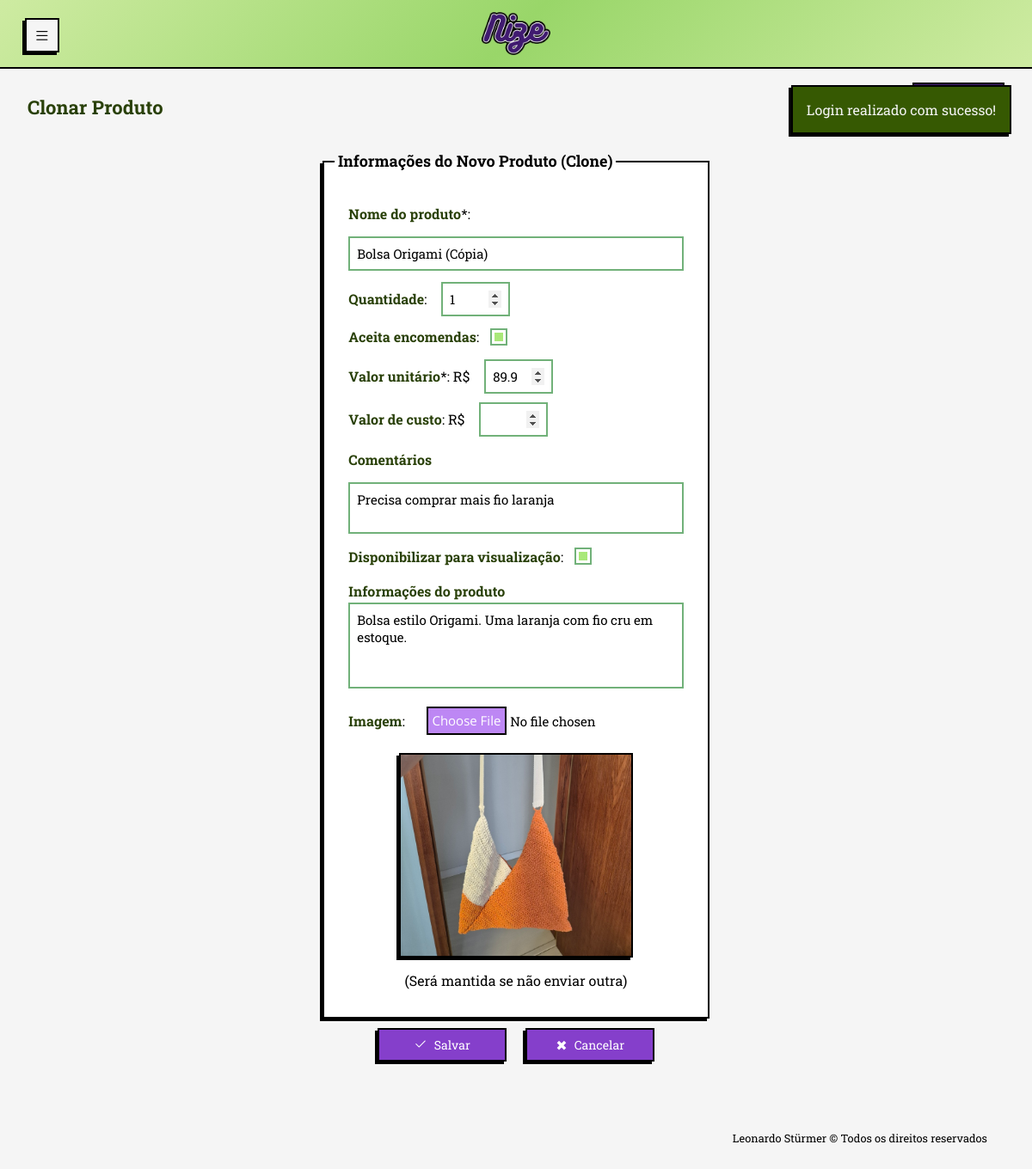
/php/view/produtos/clonar_produto.php?id=11 (signed in), run on the app's committed database.
### tables this page shows
CREATE TABLE produtos (
            id_produto INTEGER PRIMARY KEY AUTOINCREMENT NOT NULL,
            id_usuario INTEGER NOT NULL,
            nome TEXT NOT NULL,
            valor_unitario REAL NOT NULL,
            quantidade INTEGER NULL,
            imagem TEXT NULL,
            aceita_encomenda INTEGER NULL,
            descricao TEXT NULL,
            valor_custo REAL NULL,
            aceita_visualizacao INTEGER NULL,
            created_at TIMESTAMP NOT NULL DEFAULT CURRENT_TIMESTAMP, comentario,
            FOREIGN KEY (id_usuario) REFERENCES usuario (id_usuario)
    );

### php/persistence/conexaoBanco.class.php (called while the page is built, shortened)
<?php
class ConexaoBanco extends PDO {
    private static $instancia = null;
    public static function getInstancia() {
        if (!isset(self::$instancia)) {
            try {
                $caminhoBanco = __DIR__ . '/nize_database.db';
                $dsn = "sqlite:" . $caminhoBanco;
                self::$instancia = new ConexaoBanco($dsn, null, null);
                self::$instancia->setAttribute(PDO::ATTR_ERRMODE, PDO::ERRMODE_EXCEPTION);
                self::$instancia->setAttribute(PDO::ATTR_DEFAULT_FETCH_MODE, PDO::FETCH_ASSOC);
            } catch (PDOException $e) {
                $msg_erro = urlencode("Erro ao conectar com o banco SQLite: " . $e->getMessage());
                header("location:../view/general/erro.php?msg=" . $msg_erro);
                exit;
            }
        }
        return self::$instancia;
    }
}

### php/dao/produtodao.class.php (called while the page is built, shortened)
<?php
require_once __DIR__ . '/../persistence/conexaoBanco.class.php';
class ProdutoDAO{
    private $conexao;
    public function __construct() {
        $this-> conexao = ConexaoBanco::getInstancia();
    }
    public function buscarPorId($id){
        try {
            $sql = $this->conexao->prepare("SELECT * FROM produtos WHERE id_produto = :id");
            $sql->bindValue(":id", $id);
            $sql->execute();
            return $sql->fetch(PDO::FETCH_ASSOC);
        } catch (PDOException $e) {
            $_SESSION['msg'] = "<p class='error-msg'>Erro ao buscar ID: " . $e->getMessage() . "</p>";
        }
    }
}

### php/view/produtos/clonar_produto.php (the view, shortened to what this page needs)
<?php
require_once '../../dao/produtodao.class.php';
$id_produto = $_GET['id'] ?? null;
$produtoData = null;
if ($id_produto) {
  $produtoDAO = new ProdutoDAO();
  $produtoData = $produtoDAO->buscarPorId($id_produto);
}
?>
<!DOCTYPE html>
<html lang="pt-br">
<head>
  <link rel="stylesheet" href="../../../css/normalize.css">
  <link rel="stylesheet" href="../../../css/query.css">
  <link rel="stylesheet" href="../../../css/style.css">
  <link rel="stylesheet" href="../../../css/sidebar.css">
  <link rel="stylesheet" href="https://cdn.jsdelivr.net/npm/bootstrap-icons@1.13.1/font/bootstrap-icons.min.css">
</head>
<body>
  <header id="header-mobile">
    <div class="container-header">
      <a href="#" data-resize-btn-mobile class="btn-menu" title="Esconder/expandir menu">
        <i class="bi bi-list"></i>
      </a>
      <a href="../general/tela_inicial.php" class="link-logo-header" title="Tela inicial">
        <img src="../../../img/logo/nize_new.png" alt="Nize logotipo" id="logo-header">
      </a>
    </div>
  </header>
  <main class='conteudo-pagina'>
    <div class="internal-nav">
      <div class="internal-nav-links">
        <h1>Clonar Produto</h1>
        <a href="visualizacao_produtos.php" title="Tela de produtos"><span class="bi bi-arrow-left"></span>Voltar</a>
      </div>
    </div>
    <?php
    if (isset($_SESSION["msg"])) {
      echo "<div id='session-msg'>" . $_SESSION['msg'] .  "</div>";
    }
    ?>
    <form action="../../controller/produtoControle.php?op=cadastrar" method="post" enctype="multipart/form-data" class="form-cadastro-produto">
      <fieldset id="products-form">
        <legend>Informações do Novo Produto (Clone)</legend>
        <div class="inner-products-form">
          <label><strong>Nome do produto</strong>*: </label>
          <input type="text" id="nomeProduto" name="nomeProduto" class="input-produto" autocomplete="off" required value="<?php echo htmlspecialchars($produtoData['nome'] . ' (Cópia)'); ?>">
          <div class="div-inner-products">
            <label><strong>Quantidade</strong>:
              <input type="number"  step="1" min="0" onkeydown="return ['Backspace', 'Delete', 'ArrowLeft', 'ArrowRight'].includes(event.key) || !isNaN(Number(event.key))" id="quantidadeProduto" name="quantidadeProduto" class="input-produto" maxlength="3" autocomplete="off" value="<?php echo $produtoData['quantidade']; ?>">
            </label>
            <label class="checkbox-acc">
              <strong>Aceita encomendas</strong>:
              <input type="checkbox" id="aceitaEncomenda" name="aceitaEncomenda" class="input-produto" value='1' autocomplete="off" <?php echo $produtoData['aceita_encomenda'] == 1 ? 'checked' : ''; ?>>
            </label>
          </div>
          <div class="div-inner-products">
            <label><strong>Valor unitário</strong>*: R$
              <input type="number" min="0" id="valorUnitario" name="valorUnitario" step="0.10" class="input-produto" autocomplete="off" required value="<?php echo $produtoData['valor_unitario']; ?>">
            </label>
            <label><strong>Valor de custo</strong>: R$
              <input type="number" min="0" id="valorCusto" name="valorCusto" step="0.10" class="input-produto" autocomplete="off" value="<?php echo $produtoData['valor_custo']; ?>">
            </label>
          </div>
          <label class="comentario-produtos" for="comentarioProduto">
            <strong>Comentários</strong>
          </label>
          <textarea name="comentarioProduto" id="comentarioProduto" placeholder="Adicione comentarios pessoais sobre o produto" class="input-produto" autocomplete="off"><?php echo htmlspecialchars($produtoData['comentario']); ?></textarea>
          <label class="checkbox-acc" for="">
            <strong>Disponibilizar para visualização</strong>:
            <input type="checkbox" id="aceitaVisualizacao" name="aceitaVisualizacao" class="input-produto" value="1" autocomplete="off" <?php echo $produtoData['aceita_visualizacao'] == 1 ? 'checked' : ''; ?>>
          </label>
          <label class="descricao-produtos" for="descricaoProduto">
            <strong>Informações do produto</strong>
            <textarea name="descricaoProduto" id="descricaoProduto" class="input-produto" autocomplete="off"><?php echo htmlspecialchars($produtoData['descricao']); ?></textarea>
          </label>
          <label><strong>Imagem</strong>:
            <input type="file" name="imagemProduto" id="imagemProduto" class="input-produto" accept=".png, .jpg" autocomplete="off">
          </label>
          <?php if (!empty($produtoData['imagem'])): ?>
            <?php echo "<img src='../../persistence/uploads/" . htmlspecialchars($produtoData['imagem']) . "' alt='imagem do produto' class='img-produtos img-alt-produto'>" ?>
            <span class="span-alt-img">(Será mantida se não enviar outra)</span>
          <?php else: ?>
            <span>Nenhuma imagem</span>
          <?php endif; ?>
        </div>
      </fieldset>
      <div id="form-products-buttons">
        <button type="submit"><span class="bi bi-check2"></span>Salvar</button>
        <button formaction="./visualizacao_produtos.php"><span class="bi">✖</span>Cancelar</button>
      </div>
    </form>
    <footer>Leonardo Stürmer &copy; Todos os direitos reservados</footer>
  </main>
</body>
</html>

### css/query.css (style rules this page uses)
@media screen and (max-width: 1280px) { main { margin-top: 1.5em; margin-left: 1em; } }
@media screen and (max-width: 1280px) { main.conteudo-pagina { margin: 3em 0; padding: 2em 2em; } }
@media screen and (max-width: 1280px) { .success-msg, .error-msg { color: whitesmoke; border: 2px solid black; box-shadow: var(--box-shadow); font-size: 16px; position: absolute; top: 3.2em; right: 1.5em; width: fit-content; max-width: 300px; padding: 0.8em 1rem; z-index: 99999; } }
@media screen and (max-width: 1280px) { h1 { font-size: 22px; } }
@media screen and (max-width: 1280px) { .btn-menu { position: fixed; left: 1em; top: 0.5em; } }
div.div-inner-products { flex-direction: column; }
#form-products-buttons > button { padding: 0.5em 0.5em; font-size: 14px; width: 30%; }

### css/style.css (style rules this page uses)
.internal-nav { display: inline-block; margin-bottom: 2em 0; gap: 20px; }
.internal-nav-links h1 { padding: 0; color: var(--darkGreen); text-align: left; }
.internal-nav-links { padding: 0; margin: 0; display: flex; justify-content: space-between; align-items: center; }
.internal-nav-links > a { text-decoration: none; border: var(--border); box-shadow: var(--box-shadow); background-color: var(--darkerPurple); padding: 0.8em; color: white; width: fit-content; text-align: center; margin: 1em 0; }
.img-alt-produto { border: var(--border); box-shadow: var(--box-shadow); align-self: center; width: 70%; max-height: 300px; }
.span-alt-img { text-align: center; }
.form-cadastro-produto { display: block; flex-direction: column; align-self: center; }
#form-products-buttons { display: flex; justify-content: center; }
#form-products-buttons span.bi { display: flex; justify-content: center; margin-left: 0px; }
#form-products-buttons > button, #form-products-buttons > a { width: 150px; padding: 0.5em; display: flex; justify-content: center; align-items: center; }
#products-form { border: var(--border); box-shadow: var(--box-shadow); background-color: white; padding: 0.8em; display: flex; justify-content: center; margin: 0 auto; width: 100%; }
#products-form > legend { font-size: 18px; padding: 0.2em; color: black; font-weight: bolder; }
.inner-products-form { display: flex; justify-content: center; flex-direction: column; gap: 0.8rem; font-size: 16px; padding: 1rem; text-align: left; width: 100%; }
.inner-products-form > input[type="text"], .inner-products-form > input[type="file"], .inner-products-form > textarea { margin-left: 0; width: 100%; }
.inner-products-form input[type="number"] { width: 5rem; }
.div-inner-products { display: flex; flex-direction: row; justify-content: space-between; gap: 10px; }
#nomeProduto.input-produto, #nomeProduto.alt-nome-produto { width: 100%; }
.inner-products-form strong { color: var(--darkGreen); font-weight: 700; }
.input-produto { background-color: white; font-size: 15px; margin-left: 0.8rem; padding: 0.5rem; }
#descricaoProduto.input-produto { width: 100%; height: 100px; }
.checkbox-acc { display: flex; align-items: center; }
.descricao-produtos { display: flex; align-items: start; flex-direction: column; }
.descricao-produtos > textarea { height: 10rem; margin: 0; }

### css/sidebar.css (style rules this page uses)
* { margin: 0; padding: 0; box-sizing: border-box; }
body { --sb-width: 8rem; font-family: system-ui, sans-serif; font-size: 16px; line-height: 1.7; }
header { visibility: hidden; width: 0em; }
#logo-header { width: 80px; margin: 0em auto; transition: width 0.4s ease-in-out, transform 0.8s ease-in-out, opacity 0.4s ease-in-out; transform: rotate(0deg); }
.link-logo-header, .link-logo-header:hover { background-color: transparent; border: none; box-shadow: none; align-content: center; }
.container-header { background: linear-gradient(134deg,rgba(206, 235, 162, 1) 0%, rgba(153, 214, 105, 1) 50%, rgba(206, 235, 162, 1) 100%); border-bottom: var(--border); display: flex; flex-direction: row; justify-content: center; width: 100%; transition: border 0.3s ease-in-out; }
#header-mobile .btn-menu i { margin-top: -5px; padding: 0; font-size: 1.2em; }
.btn-menu { background-color: whitesmoke; color: black; padding: 0.5em; width: 2.5em; height: 2.5em; display: flex; flex-direction: column; align-content: center; justify-content: space-between; }
main { transition: margin-left 0.4s ease-in-out; }
@media (min-width: 0px) { main { margin-left: var(--sb-width); } }
@media screen and (max-width: 1280px) { header { visibility: visible; position: fixed; top: 0; z-index: 9999; display: flex; flex-direction: row; width: 100dvw; height: 5em; } }

### data on the page
produtos: nomeProduto "Bolsa Origami (Cópia)", quantidadeProduto "1", aceita_encomenda "☑", valorUnitario "89.9", comentarioProduto "Precisa comprar mais fio laranja", aceita_visualizacao "☑", descricaoProduto "Bolsa estilo Origami. Uma laranja com fio cru em estoque.", imagem (picture)

### other printed values
$_SESSION['msg'] "Login realizado com sucesso!"
